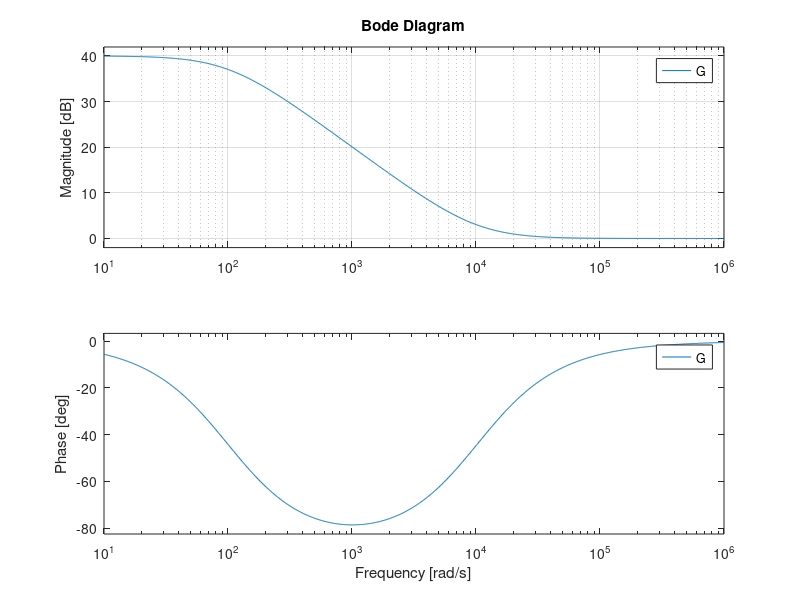

MATLAB code to generate this figure:
R1=99e3; R2=1e3; C=0.1e-6;
R1R2=R1*R2/(R1+R2);
num=[1 1/(R1R2*C)];
den=[1 1/R1/C];
G=tf(num,den);
bode (G),grid;
[mag, phase, w2]=bode(G,1000);
[mag, phase, w2]=bode(G,100000);